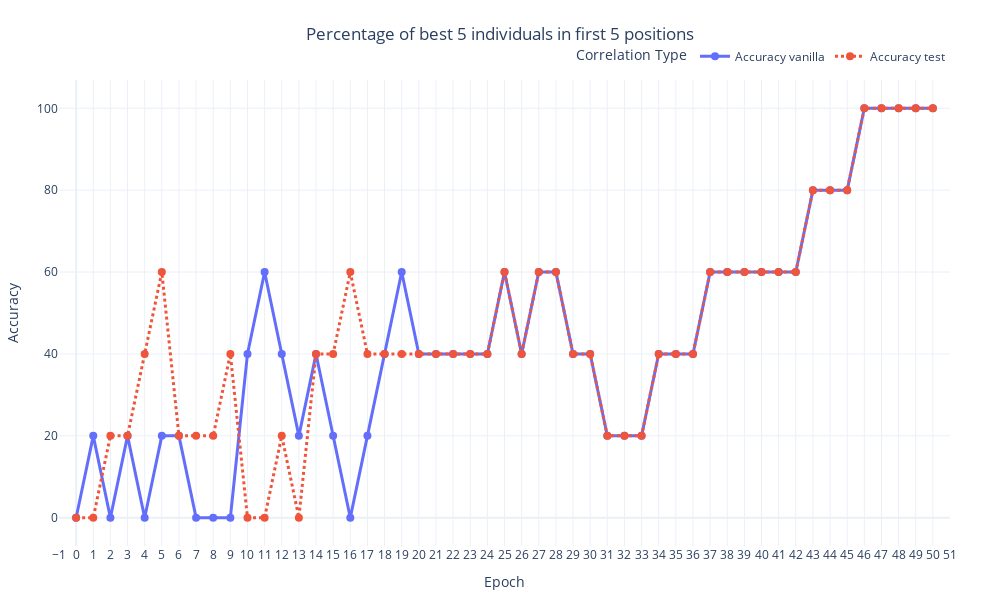

Notebook code cell kept with this figure:
### Code cell
# Melt dataframe for Plotly
df_melted = df_accs.melt(id_vars='Epoch', value_vars=['Accuracy vanilla', "Accuracy test"], 
                    var_name='Type', value_name='Value')

# Create the plot
fig = px.line(df_melted, x='Epoch', y='Value', color='Type', 
              title='Vanilla and KD Ranking Correlation for the First 20 Epochs with 120 Models',
              labels={"Value": "Accuracy"},
              line_dash="Type",  # Different line styles for different types
              markers=True,  # Add markers to the lines
              template="plotly_white",  # A clean, professional template
              width=1000, height=600)

# Update trace settings
fig.update_traces(line=dict(width=3), marker=dict(size=8))

# Update layout settings
fig.update_layout(
    title={'text': 'Percentage of best 5 individuals in first 5 positions', 'x':0.5, 'xanchor': 'center'},
    #yaxis=dict(range=[0.0, df_melted['Value'].max()+0.05], showgrid=True),
    xaxis=dict(tickmode='linear', dtick=1, showgrid=True, range=[-1, 51]),
    legend=dict(title='Correlation Type', orientation="h", yanchor="bottom", y=1.02, xanchor="right", x=1),
    margin=dict(l=50, r=50, t=80, b=50)
)

# Display the plot
fig.show()

### Figure 1 — Plotly figure (JSON) as saved in the notebook; plotly's stock layout.template omitted (floating-point values rounded to 4 significant figures)
{"data": [{"hovertemplate": "Type=Accuracy vanilla<br>Epoch=%{x}<br>Accuracy=%{y}<extra></extra>", "legendgroup": "Accuracy vanilla", "line": {"color": "#636efa", "dash": "solid", "width": 3}, "marker": {"size": 8, "symbol": "circle"}, "mode": "lines+markers", "name": "Accuracy vanilla", "orientation": "v", "showlegend": true, "type": "scatter", "x": [0, 1, 2, 3, 4, 5, 6, 7, 8, 9, 10, 11, 12, 13, 14, 15, 16, 17, 18, 19, 20, 21, 22, 23, 24, 25, 26, 27, 28, 29, 30, 31, 32, 33, 34, 35, 36, 37, 38, 39, 40, 41, 42, 43, 44, 45, 46, 47, 48, 49, 50], "xaxis": "x", "y": [0, 20, 0, 20, 0, 20, 20, 0, 0, 0, 40, 60, 40, 20, 40, 20, 0, 20, 40, 60, 40, 40, 40, 40, 40, 60, 40, 60, 60, 40, 40, 20, 20, 20, 40, 40, 40, 60, 60, 60, 60, 60, 60, 80, 80, 80, 100, 100, 100, 100, 100], "yaxis": "y"}, {"hovertemplate": "Type=Accuracy test<br>Epoch=%{x}<br>Accuracy=%{y}<extra></extra>", "legendgroup": "Accuracy test", "line": {"color": "#EF553B", "dash": "dot", "width": 3}, "marker": {"size": 8, "symbol": "circle"}, "mode": "lines+markers", "name": "Accuracy test", "orientation": "v", "showlegend": true, "type": "scatter", "x": [0, 1, 2, 3, 4, 5, 6, 7, 8, 9, 10, 11, 12, 13, 14, 15, 16, 17, 18, 19, 20, 21, 22, 23, 24, 25, 26, 27, 28, 29, 30, 31, 32, 33, 34, 35, 36, 37, 38, 39, 40, 41, 42, 43, 44, 45, 46, 47, 48, 49, 50], "xaxis": "x", "y": [0, 0, 20, 20, 40, 60, 20, 20, 20, 40, 0, 0, 20, 0, 40, 40, 60, 40, 40, 40, 40, 40, 40, 40, 40, 60, 40, 60, 60, 40, 40, 20, 20, 20, 40, 40, 40, 60, 60, 60, 60, 60, 60, 80, 80, 80, 100, 100, 100, 100, 100], "yaxis": "y"}], "layout": {"height": 600, "legend": {"orientation": "h", "title": {"text": "Correlation Type"}, "tracegroupgap": 0, "x": 1, "xanchor": "right", "y": 1.02, "yanchor": "bottom"}, "margin": {"b": 50, "l": 50, "r": 50, "t": 80}, "title": {"text": "Percentage of best 5 individuals in first 5 positions", "x": 0.5, "xanchor": "center"}, "width": 1000, "xaxis": {"anchor": "y", "domain": [0, 1], "dtick": 1, "range": [-1, 51], "showgrid": true, "tickmode": "linear", "title": {"text": "Epoch"}, "type": "linear"}, "yaxis": {"anchor": "x", "autorange": true, "domain": [0, 1], "range": [-6.934, 106.9], "title": {"text": "Accuracy"}, "type": "linear"}}}
